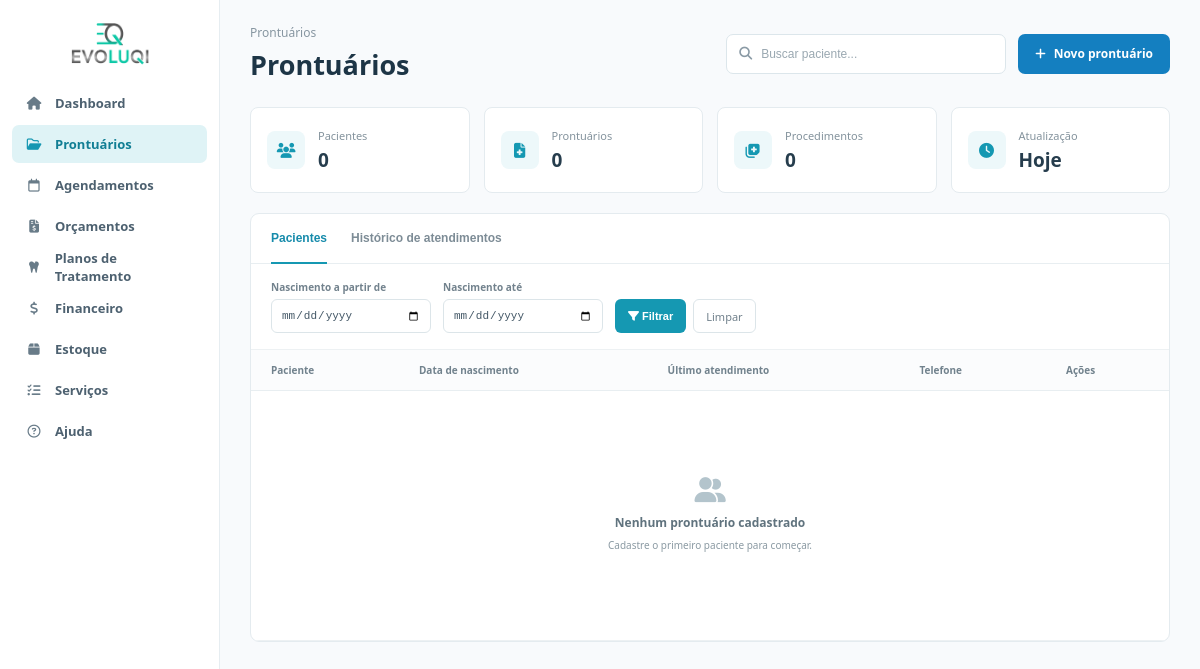
The app's page /prontuarios.php (signed in), older data.
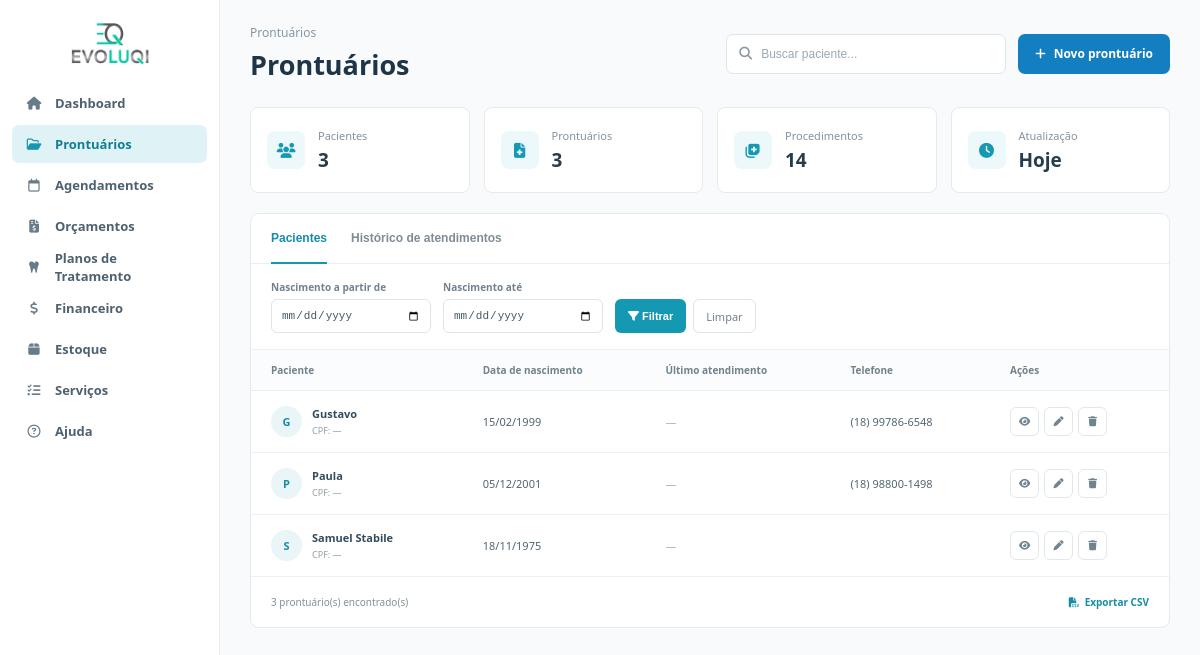
The same page, newer data.
### tables this page shows
CREATE TABLE `prontuarios` (
  `id` int NOT NULL AUTO_INCREMENT,
  `paciente` varchar(255) NOT NULL,
  `nascimento` date NOT NULL,
  `sexo` enum('Masculino','Feminino','Outro') DEFAULT NULL,
  `estado_civil` varchar(50) DEFAULT NULL,
  `profissao` varchar(100) DEFAULT NULL,
  `rg` varchar(20) DEFAULT NULL,
  `cpf` varchar(14) DEFAULT NULL,
  `endereco` text,
  `cep` varchar(10) DEFAULT NULL,
  `telefone` varchar(20) DEFAULT NULL,
  `email` varchar(255) DEFAULT NULL,
  `observacoes` text,
  `tratamento_odonto` text,
  `tratamento_medico` text,
  `medicamento_continuo` text,
  `alergia_medicamento` text,
  `alergia_outras` text,
  `problemas_saude` text,
  `gravida_meses` varchar(10) DEFAULT NULL,
  `fuma_tempo` varchar(50) DEFAULT NULL,
  `fuma_cigarros_dia` varchar(20) DEFAULT NULL,
  `bebida_frequencia` varchar(100) DEFAULT NULL,
  `drogas_uso` text,
  `doencas_transmissiveis` text,
  `cancer_familiar` text,
  `tratamento_cancer` text,
  `created_at` timestamp NOT NULL DEFAULT CURRENT_TIMESTAMP,
  `termo_consentimento_aceito` tinyint(1) NOT NULL DEFAULT '0',
  `termo_consentimento_aceito_em` datetime DEFAULT NULL,
  PRIMARY KEY (`id`),
  UNIQUE KEY `uq_prontuarios_cpf` (`cpf`)
);

### prontuarios.php (the view, shortened to what the changed rows need)
<?php
require_once 'conexao/conexao.php';
$busca    = trim($_GET['busca'] ?? '');
$data_ini = $_GET['data_ini'] ?? '';
$data_fim = $_GET['data_fim'] ?? '';
$params = [];
$sql = "
    SELECT
        p.*,
        COALESCE(proc_count.total, 0) as total_procedimentos
    FROM prontuarios p
    LEFT JOIN (
        SELECT paciente_id, COUNT(*) as total
        FROM procedimentos
        GROUP BY paciente_id
    ) proc_count ON p.id = proc_count.paciente_id
";
$sql .= " ORDER BY p.paciente ASC";
$stmt = $pdo->prepare($sql);
$stmt->execute($params);
$prontuarios = $stmt->fetchAll();
?>
<!DOCTYPE html>
<html lang="pt-BR">
<head>
    <link rel="stylesheet" href="https://cdnjs.cloudflare.com/ajax/libs/font-awesome/6.5.2/css/all.min.css">
    <link rel="stylesheet" href="css/global.css">
    <link rel="stylesheet" href="css/variables.css">
    <link rel="stylesheet" href="css/layout.css">
    <link rel="stylesheet" href="css/prontuarios.css">
    <link rel="stylesheet" href="css/navbar.css">
</head>
<body>
    <div class="content">
        <main>
            <div class="page-header">
                <div>
                    <h1>Prontuários</h1>
                </div>
            </div>
            <section class="stats-grid">
                <div class="stat-card">
                    <div>
                        <span>Pacientes</span>
                        <strong><?= count($prontuarios) ?></strong>
                    </div>
                </div>
                <div class="stat-card">
                    <div>
                        <span>Prontuários</span>
                        <strong><?= count($prontuarios) ?></strong>
                    </div>
                </div>
                <div class="stat-card">
                    <div>
                        <span>Procedimentos</span>
                        <strong>
                            <?php
                            $totalProcedimentos = 0;
                            foreach ($prontuarios as $p) {
                                $totalProcedimentos += (int) ($p['total_procedimentos'] ?? 0);
                            }
                            echo $totalProcedimentos;
                            ?>
                        </strong>
                    </div>
                </div>
            </section>
            <section class="content-card">
                <div class="table-wrapper">
                    <table class="patients-table">
                        <thead>
                            <tr>
                                <th>Paciente</th>
                                <th>Data de nascimento</th>
                                <th>Último atendimento</th>
                                <th>Telefone</th>
                                <th>Ações</th>
                            </tr>
                        </thead>
                        <tbody>
                            <?php if (empty($prontuarios)): ?>
                                <tr>
                                    <td colspan="5" class="empty-table">
                                        <div class="empty-state">
                                            <i class="fa-solid fa-user-group"></i>
                                            <strong>
                                                <?= ($busca !== '' || $data_ini !== '' || $data_fim !== '')
                                                    ? 'Nenhum prontuário encontrado'
                                                    : 'Nenhum prontuário cadastrado'
                                                ?>
                                            </strong>
                                            <span>
                                                <?= ($busca !== '' || $data_ini !== '' || $data_fim !== '')
                                                    ? 'Tente alterar os filtros utilizados.'
                                                    : 'Cadastre o primeiro paciente para começar.'
                                                ?>
                                            </span>
                                        </div>
                                    </td>
                                </tr>
                            <?php else: ?>
                                <?php foreach ($prontuarios as $p): ?>
                                    <tr>
                                        <td>
                                            <div class="patient-name">
                                                <div class="patient-avatar">
                                                    <?= strtoupper(substr($p['paciente'], 0, 1)) ?>
                                                </div>
                                                <div>
                                                    <strong>
                                                        <?= htmlspecialchars($p['paciente']) ?>
                                                    </strong>
                                                    <span>
                                                        CPF:
                                                        <?= htmlspecialchars($p['cpf'] ?? '—') ?>
                                                    </span>
                                                </div>
                                            </div>
                                        </td>
                                        <td>
                                            <?= date(
                                                'd/m/Y',
                                                strtotime($p['nascimento'])
                                            ) ?>
                                        </td>
                                        <td>
                                            <span class="not-available">
                                                —
                                            </span>
                                        </td>
                                        <td>
                                            <?= htmlspecialchars(
                                                $p['telefone'] ?? '—'
                                            ) ?>
                                        </td>
                                        <td>
                                            <div class="table-actions">
                                                <a
                                                    href="visualizar_prontuario.php?id=<?= $p['id'] ?>"
                                                    class="action-button"
                                                    title="Visualizar">
                                                    <i class="fa-solid fa-eye"></i>
                                                </a>
                                                <a
                                                    href="editar_prontuario.php?id=<?= $p['id'] ?>"
                                                    class="action-button"
                                                    title="Editar">
                                                    <i class="fa-solid fa-pen"></i>
                                                </a>
                                                <button
                                                    type="button"
                                                    class="action-button danger"
                                                    title="Excluir"
                                                    onclick="excluirProntuario(<?= $p['id'] ?>)">
                                                    <i class="fa-solid fa-trash"></i>
                                                </button>
                                            </div>
                                        </td>
                                    </tr>
                                <?php endforeach; ?>
                            <?php endif; ?>
                        </tbody>
                    </table>
                </div>
                <?php if (!empty($prontuarios)): ?>
                    <div class="table-footer">
                        <span><?= count($prontuarios) ?> prontuário(s) encontrado(s)</span>
                        <?php
                        $export_url = '?' . http_build_query(array_merge($_GET, ['exportar' => '1']));
                        ?>
                        <a href="<?= $export_url ?>" class="btn-exportar"><i class="fa-solid fa-file-csv"></i>Exportar CSV</a>
                    </div>
                <?php endif; ?>
            </section>
        </main>
</body>
</html>

Row changes from the older to the newer data that the page shows:
added prontuarios: paciente "G", paciente "Gustavo", cpf "—", nascimento "15/02/1999", telefone "(18) 99786-6548"
added prontuarios: paciente "P", paciente "Paula", cpf "—", nascimento "05/12/2001", telefone "(18) 98800-1498"
added prontuarios: paciente "S", paciente "Samuel Stabile", cpf "—", nascimento "18/11/1975"
Text that changed along with them:
count($prontuarios): "0" → "3"
$totalProcedimentos: "0" → "14"
count($prontuarios): (not shown) → "3"
text no longer shown: "Nenhum prontuário cadastrado Cadastre o primeiro paciente para começar."
text now shown: "prontuário(s) encontrado(s) Exportar CSV"
